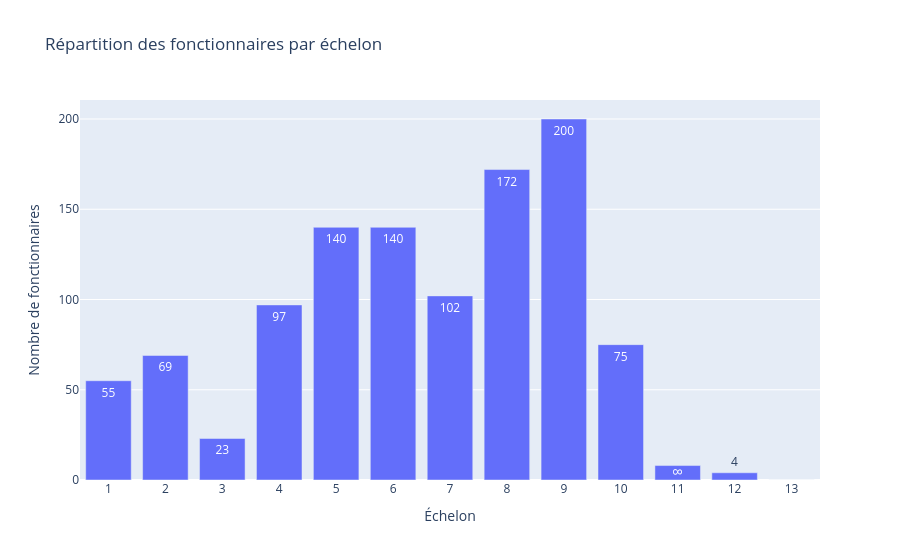

Source (notebook cell):
### Markdown cell above
## Répartition des fonctionnaires par échelon

### Code cell
fig = create_step_bar_chart(df)

fig.show()

### Figure 1 — Plotly figure (JSON) as saved in the notebook; plotly's stock layout.template omitted (floating-point values rounded to 4 significant figures)
{"data": [{"hovertemplate": "Echelon=%{x}<br>Nombre=%{text}<extra></extra>", "legendgroup": "", "marker": {"color": "#636efa", "pattern": {"shape": ""}}, "name": "", "orientation": "v", "showlegend": false, "text": [55.0, 69.0, 23.0, 97.0, 140.0, 140.0, 102.0, 172.0, 200.0, 75.0, 8.0, 4.0, 0.0], "textposition": "auto", "type": "bar", "x": ["1", "2", "3", "4", "5", "6", "7", "8", "9", "10", "11", "12", "13"], "xaxis": "x", "y": [55, 69, 23, 97, 140, 140, 102, 172, 200, 75, 8, 4, 0], "yaxis": "y"}], "layout": {"barmode": "relative", "legend": {"tracegroupgap": 0}, "title": {"text": "Répartition des fonctionnaires par échelon"}, "xaxis": {"anchor": "y", "domain": [0, 1], "title": {"text": "Échelon"}}, "yaxis": {"anchor": "x", "domain": [0, 1], "title": {"text": "Nombre de fonctionnaires"}}}}
